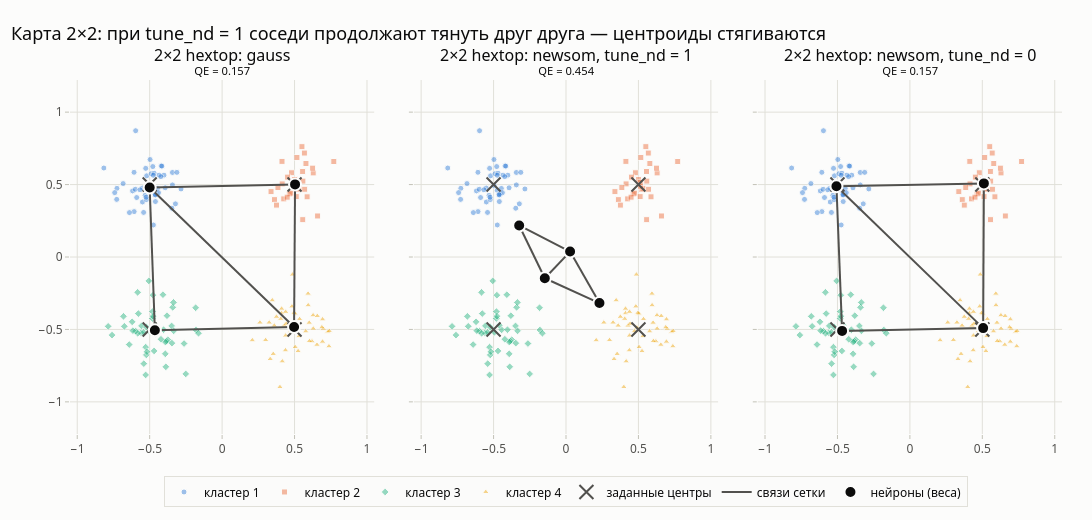

The notebook cell this image was saved under:
### Code cell
fig = make_subplots(rows=1, cols=3, horizontal_spacing=0.04,
                    subplot_titles=[f'2×2 hextop: {n}' for n, _ in RULES])
for ci, (name, _) in enumerate(RULES, start=1):
    som = rule_models[(2, 2, 'hextop', name)]
    m = som.metrics(X)
    add_points(fig, 1, ci, showlegend=ci == 1, opacity=0.45, size=6)
    fig.add_trace(go.Scatter(x=CENTERS[:, 0], y=CENTERS[:, 1], mode='markers', name='заданные центры',
                             showlegend=ci == 1, marker=dict(symbol='x-thin', size=14, line=dict(width=2, color=INK2))),
                  1, ci)
    for tr in map_traces(som, som.W, size=12):
        tr.showlegend = ci == 1
        fig.add_trace(tr, 1, ci)
    fig.update_xaxes(range=[-1.05, 1.05], dtick=0.5, row=1, col=ci)
    fig.update_yaxes(range=[-1.05, 1.05], dtick=0.5, row=1, col=ci, showticklabels=ci == 1,
                     scaleanchor=f'x{ci if ci > 1 else ""}')
    fig.layout.annotations[ci - 1].text += f'<br><sup>QE = {m["QE"]:.3f}</sup>'
fig.update_layout(title='Карта 2×2: при tune_nd = 1 соседи продолжают тянуть друг друга — центроиды стягиваются',
                  height=520, width=1300, legend=dict(orientation='h', x=0.5, xanchor='center', y=-0.12))
save(fig, '07_rules_2x2', width=1300, height=520)
fig.show()

### Figure 1 — Plotly figure (JSON) as saved in the notebook; plotly's stock layout.template omitted (floating-point values rounded to 4 significant figures)
{"data": [{"hovertemplate": "кластер 1<br>x = %{x:.3f}<br>y = %{y:.3f}<extra></extra>", "legendgroup": "c0", "marker": {"color": "#2a78d6", "line": {"color": "#fcfcfb", "width": 1}, "opacity": 0.45, "size": 6, "symbol": "circle"}, "mode": "markers", "name": "кластер 1", "showlegend": true, "type": "scatter", "x": [-0.4532, -0.5506, -0.7259, -0.5968, -0.4747, -0.5315, -0.618, -0.4461, -0.3929, -0.4973, -0.439, -0.5204, -0.2836, -0.5272, -0.5991, -0.4013, -0.4898, -0.8163, -0.6073, -0.4691, -0.5497, -0.4971, -0.3428, -0.4783, -0.523, -0.4347, -0.524, -0.4744, -0.4228, -0.6833, -0.6078, -0.7275, -0.4206, -0.7414, -0.4633, -0.3221, -0.4603, -0.3428, -0.5416, -0.3119, -0.4157, -0.4609, -0.5895, -0.3468, -0.5667, -0.4749, -0.6397], "xaxis": "x", "y": [0.4365, 0.4759, 0.4741, 0.8716, 0.4606, 0.4253, 0.4563, 0.4733, 0.4777, 0.6729, 0.4435, 0.5605, 0.4698, 0.6121, 0.4674, 0.5649, 0.5749, 0.6142, 0.3134, 0.5783, 0.3796, 0.4941, 0.5836, 0.6243, 0.3964, 0.5652, 0.4125, 0.2211, 0.555, 0.5069, 0.5847, 0.3977, 0.6293, 0.4443, 0.4319, 0.3668, 0.3827, 0.4976, 0.3078, 0.5842, 0.6273, 0.4285, 0.4105, 0.3367, 0.4641, 0.5643, 0.3065], "yaxis": "y"}, {"hovertemplate": "кластер 2<br>x = %{x:.3f}<br>y = %{y:.3f}<extra></extra>", "legendgroup": "c1", "marker": {"color": "#eb6834", "line": {"color": "#fcfcfb", "width": 1}, "opacity": 0.45, "size": 6, "symbol": "square"}, "mode": "markers", "name": "кластер 2", "showlegend": true, "type": "scatter", "x": [0.629, 0.5229, 0.5312, 0.5868, 0.5143, 0.5577, 0.771, 0.6591, 0.4638, 0.5566, 0.6248, 0.3616, 0.4149, 0.5681, 0.479, 0.5165, 0.5789, 0.3855, 0.4135, 0.5699, 0.4519, 0.4255, 0.5511, 0.4738, 0.3755, 0.5558, 0.501, 0.5123, 0.3378, 0.5118, 0.4494], "xaxis": "x", "y": [0.5805, 0.4663, 0.4741, 0.4156, 0.4882, 0.5239, 0.6593, 0.2833, 0.4353, 0.2578, 0.6134, 0.396, 0.5046, 0.7176, 0.5816, 0.687, 0.6454, 0.4796, 0.6599, 0.4676, 0.5515, 0.4011, 0.7618, 0.4409, 0.3581, 0.5904, 0.5353, 0.5147, 0.4513, 0.4168, 0.413], "yaxis": "y"}, {"hovertemplate": "кластер 3<br>x = %{x:.3f}<br>y = %{y:.3f}<extra></extra>", "legendgroup": "c2", "marker": {"color": "#1baf7a", "line": {"color": "#fcfcfb", "width": 1}, "opacity": 0.45, "size": 6, "symbol": "diamond"}, "mode": "markers", "name": "кластер 3", "showlegend": true, "type": "scatter", "x": [-0.5597, -0.3805, -0.251, -0.3741, -0.4802, -0.3409, -0.4772, -0.5416, -0.3826, -0.1826, -0.1804, -0.5563, -0.3921, -0.4442, -0.2627, -0.3463, -0.6411, -0.6748, -0.3485, -0.4083, -0.4603, -0.5404, -0.3884, -0.4041, -0.3345, -0.6209, -0.5823, -0.4938, -0.5277, -0.5278, -0.5231, -0.3355, -0.7866, -0.5186, -0.4219, -0.7596, -0.5218, -0.6808, -0.392, -0.5968, -0.5831, -0.4694, -0.6158, -0.1628, -0.4813, -0.5059, -0.5781, -0.4764], "xaxis": "x", "y": [-0.5226, -0.4053, -0.8071, -0.5708, -0.377, -0.3473, -0.2636, -0.5207, -0.581, -0.3503, -0.5039, -0.4755, -0.5863, -0.5025, -0.5973, -0.5946, -0.6043, -0.4785, -0.4759, -0.2603, -0.4713, -0.7362, -0.758, -0.5021, -0.51, -0.4474, -0.5266, -0.5198, -0.6223, -0.8141, -0.676, -0.3135, -0.4787, -0.6537, -0.5678, -0.5392, -0.4844, -0.4096, -0.6683, -0.5118, -0.2439, -0.6484, -0.5084, -0.5262, -0.4245, -0.165, -0.3907, -0.4088], "yaxis": "y"}, {"hovertemplate": "кластер 4<br>x = %{x:.3f}<br>y = %{y:.3f}<extra></extra>", "legendgroup": "c3", "marker": {"color": "#eda100", "line": {"color": "#fcfcfb", "width": 1}, "opacity": 0.45, "size": 6, "symbol": "triangle-up"}, "mode": "markers", "name": "кластер 4", "showlegend": true, "type": "scatter", "x": [0.7299, 0.5044, 0.4051, 0.6283, 0.6572, 0.5037, 0.5772, 0.5944, 0.5305, 0.5934, 0.4726, 0.4823, 0.2611, 0.655, 0.6936, 0.4286, 0.3005, 0.7375, 0.7398, 0.6293, 0.2086, 0.5247, 0.3248, 0.4156, 0.4111, 0.4384, 0.6986, 0.3531, 0.4966, 0.535, 0.4424, 0.4387, 0.332, 0.4373, 0.3754, 0.4861, 0.6204, 0.6011, 0.4109, 0.3992, 0.6032, 0.6932, 0.3464, 0.3602, 0.6885, 0.4895], "xaxis": "x", "y": [-0.5158, -0.6216, -0.4266, -0.4021, -0.4071, -0.3912, -0.5131, -0.3328, -0.5463, -0.2529, -0.512, -0.341, -0.4524, -0.6057, -0.4304, -0.4735, -0.5735, -0.6162, -0.5106, -0.4943, -0.5745, -0.6496, -0.4524, -0.7205, -0.3881, -0.3785, -0.4958, -0.6692, -0.3855, -0.4289, -0.4609, -0.5423, -0.7044, -0.644, -0.4128, -0.1211, -0.5823, -0.4536, -0.3567, -0.8976, -0.5802, -0.5845, -0.2987, -0.4736, -0.4851, -0.4867], "yaxis": "y"}, {"marker": {"line": {"color": "#52514e", "width": 2}, "size": 14, "symbol": "x-thin"}, "mode": "markers", "name": "заданные центры", "showlegend": true, "type": "scatter", "x": [-0.5, 0.5, -0.5, 0.5], "xaxis": "x", "y": [0.5, 0.5, -0.5, -0.5], "yaxis": "y"}, {"hoverinfo": "skip", "line": {"color": "#52514e", "width": 2}, "mode": "lines", "name": "связи сетки", "showlegend": true, "type": "scatter", "x": [0.5036, -0.4999, null, 0.5036, 0.4969, null, -0.4999, 0.4969, null, -0.4999, -0.4641, null, 0.4969, -0.4641, null], "xaxis": "x", "y": [0.5011, 0.48, null, 0.5011, -0.4838, null, 0.48, -0.4838, null, 0.48, -0.506, null, -0.4838, -0.506, null], "yaxis": "y"}, {"customdata": [1, 2, 3, 4], "hovertemplate": "нейрон %{customdata}<br>w = (%{x:.3f}; %{y:.3f})<extra></extra>", "marker": {"color": "#0b0b0b", "line": {"color": "#fcfcfb", "width": 2}, "size": 12}, "mode": "markers", "name": "нейроны (веса)", "showlegend": true, "type": "scatter", "x": [0.5036, -0.4999, 0.4969, -0.4641], "xaxis": "x", "y": [0.5011, 0.48, -0.4838, -0.506], "yaxis": "y"}, {"hovertemplate": "кластер 1<br>x = %{x:.3f}<br>y = %{y:.3f}<extra></extra>", "legendgroup": "c0", "marker": {"color": "#2a78d6", "line": {"color": "#fcfcfb", "width": 1}, "opacity": 0.45, "size": 6, "symbol": "circle"}, "mode": "markers", "name": "кластер 1", "showlegend": false, "type": "scatter", "x": [-0.4532, -0.5506, -0.7259, -0.5968, -0.4747, -0.5315, -0.618, -0.4461, -0.3929, -0.4973, -0.439, -0.5204, -0.2836, -0.5272, -0.5991, -0.4013, -0.4898, -0.8163, -0.6073, -0.4691, -0.5497, -0.4971, -0.3428, -0.4783, -0.523, -0.4347, -0.524, -0.4744, -0.4228, -0.6833, -0.6078, -0.7275, -0.4206, -0.7414, -0.4633, -0.3221, -0.4603, -0.3428, -0.5416, -0.3119, -0.4157, -0.4609, -0.5895, -0.3468, -0.5667, -0.4749, -0.6397], "xaxis": "x2", "y": [0.4365, 0.4759, 0.4741, 0.8716, 0.4606, 0.4253, 0.4563, 0.4733, 0.4777, 0.6729, 0.4435, 0.5605, 0.4698, 0.6121, 0.4674, 0.5649, 0.5749, 0.6142, 0.3134, 0.5783, 0.3796, 0.4941, 0.5836, 0.6243, 0.3964, 0.5652, 0.4125, 0.2211, 0.555, 0.5069, 0.5847, 0.3977, 0.6293, 0.4443, 0.4319, 0.3668, 0.3827, 0.4976, 0.3078, 0.5842, 0.6273, 0.4285, 0.4105, 0.3367, 0.4641, 0.5643, 0.3065], "yaxis": "y2"}, {"hovertemplate": "кластер 2<br>x = %{x:.3f}<br>y = %{y:.3f}<extra></extra>", "legendgroup": "c1", "marker": {"color": "#eb6834", "line": {"color": "#fcfcfb", "width": 1}, "opacity": 0.45, "size": 6, "symbol": "square"}, "mode": "markers", "name": "кластер 2", "showlegend": false, "type": "scatter", "x": [0.629, 0.5229, 0.5312, 0.5868, 0.5143, 0.5577, 0.771, 0.6591, 0.4638, 0.5566, 0.6248, 0.3616, 0.4149, 0.5681, 0.479, 0.5165, 0.5789, 0.3855, 0.4135, 0.5699, 0.4519, 0.4255, 0.5511, 0.4738, 0.3755, 0.5558, 0.501, 0.5123, 0.3378, 0.5118, 0.4494], "xaxis": "x2", "y": [0.5805, 0.4663, 0.4741, 0.4156, 0.4882, 0.5239, 0.6593, 0.2833, 0.4353, 0.2578, 0.6134, 0.396, 0.5046, 0.7176, 0.5816, 0.687, 0.6454, 0.4796, 0.6599, 0.4676, 0.5515, 0.4011, 0.7618, 0.4409, 0.3581, 0.5904, 0.5353, 0.5147, 0.4513, 0.4168, 0.413], "yaxis": "y2"}, {"hovertemplate": "кластер 3<br>x = %{x:.3f}<br>y = %{y:.3f}<extra></extra>", "legendgroup": "c2", "marker": {"color": "#1baf7a", "line": {"color": "#fcfcfb", "width": 1}, "opacity": 0.45, "size": 6, "symbol": "diamond"}, "mode": "markers", "name": "кластер 3", "showlegend": false, "type": "scatter", "x": [-0.5597, -0.3805, -0.251, -0.3741, -0.4802, -0.3409, -0.4772, -0.5416, -0.3826, -0.1826, -0.1804, -0.5563, -0.3921, -0.4442, -0.2627, -0.3463, -0.6411, -0.6748, -0.3485, -0.4083, -0.4603, -0.5404, -0.3884, -0.4041, -0.3345, -0.6209, -0.5823, -0.4938, -0.5277, -0.5278, -0.5231, -0.3355, -0.7866, -0.5186, -0.4219, -0.7596, -0.5218, -0.6808, -0.392, -0.5968, -0.5831, -0.4694, -0.6158, -0.1628, -0.4813, -0.5059, -0.5781, -0.4764], "xaxis": "x2", "y": [-0.5226, -0.4053, -0.8071, -0.5708, -0.377, -0.3473, -0.2636, -0.5207, -0.581, -0.3503, -0.5039, -0.4755, -0.5863, -0.5025, -0.5973, -0.5946, -0.6043, -0.4785, -0.4759, -0.2603, -0.4713, -0.7362, -0.758, -0.5021, -0.51, -0.4474, -0.5266, -0.5198, -0.6223, -0.8141, -0.676, -0.3135, -0.4787, -0.6537, -0.5678, -0.5392, -0.4844, -0.4096, -0.6683, -0.5118, -0.2439, -0.6484, -0.5084, -0.5262, -0.4245, -0.165, -0.3907, -0.4088], "yaxis": "y2"}, {"hovertemplate": "кластер 4<br>x = %{x:.3f}<br>y = %{y:.3f}<extra></extra>", "legendgroup": "c3", "marker": {"color": "#eda100", "line": {"color": "#fcfcfb", "width": 1}, "opacity": 0.45, "size": 6, "symbol": "triangle-up"}, "mode": "markers", "name": "кластер 4", "showlegend": false, "type": "scatter", "x": [0.7299, 0.5044, 0.4051, 0.6283, 0.6572, 0.5037, 0.5772, 0.5944, 0.5305, 0.5934, 0.4726, 0.4823, 0.2611, 0.655, 0.6936, 0.4286, 0.3005, 0.7375, 0.7398, 0.6293, 0.2086, 0.5247, 0.3248, 0.4156, 0.4111, 0.4384, 0.6986, 0.3531, 0.4966, 0.535, 0.4424, 0.4387, 0.332, 0.4373, 0.3754, 0.4861, 0.6204, 0.6011, 0.4109, 0.3992, 0.6032, 0.6932, 0.3464, 0.3602, 0.6885, 0.4895], "xaxis": "x2", "y": [-0.5158, -0.6216, -0.4266, -0.4021, -0.4071, -0.3912, -0.5131, -0.3328, -0.5463, -0.2529, -0.512, -0.341, -0.4524, -0.6057, -0.4304, -0.4735, -0.5735, -0.6162, -0.5106, -0.4943, -0.5745, -0.6496, -0.4524, -0.7205, -0.3881, -0.3785, -0.4958, -0.6692, -0.3855, -0.4289, -0.4609, -0.5423, -0.7044, -0.644, -0.4128, -0.1211, -0.5823, -0.4536, -0.3567, -0.8976, -0.5802, -0.5845, -0.2987, -0.4736, -0.4851, -0.4867], "yaxis": "y2"}, {"marker": {"line": {"color": "#52514e", "width": 2}, "size": 14, "symbol": "x-thin"}, "mode": "markers", "name": "заданные центры", "showlegend": false, "type": "scatter", "x": [-0.5, 0.5, -0.5, 0.5], "xaxis": "x2", "y": [0.5, 0.5, -0.5, -0.5], "yaxis": "y2"}, {"hoverinfo": "skip", "line": {"color": "#52514e", "width": 2}, "mode": "lines", "name": "связи сетки", "showlegend": false, "type": "scatter", "x": [-0.3232, -0.1463, null, -0.3232, 0.02828, null, -0.1463, 0.02828, null, -0.1463, 0.2309, null, 0.02828, 0.2309, null], "xaxis": "x2", "y": [0.2179, -0.1467, null, 0.2179, 0.03743, null, -0.1467, 0.03743, null, -0.1467, -0.3179, null, 0.03743, -0.3179, null], "yaxis": "y2"}, {"customdata": [1, 2, 3, 4], "hovertemplate": "нейрон %{customdata}<br>w = (%{x:.3f}; %{y:.3f})<extra></extra>", "marker": {"color": "#0b0b0b", "line": {"color": "#fcfcfb", "width": 2}, "size": 12}, "mode": "markers", "name": "нейроны (веса)", "showlegend": false, "type": "scatter", "x": [-0.3232, -0.1463, 0.02828, 0.2309], "xaxis": "x2", "y": [0.2179, -0.1467, 0.03743, -0.3179], "yaxis": "y2"}, {"hovertemplate": "кластер 1<br>x = %{x:.3f}<br>y = %{y:.3f}<extra></extra>", "legendgroup": "c0", "marker": {"color": "#2a78d6", "line": {"color": "#fcfcfb", "width": 1}, "opacity": 0.45, "size": 6, "symbol": "circle"}, "mode": "markers", "name": "кластер 1", "showlegend": false, "type": "scatter", "x": [-0.4532, -0.5506, -0.7259, -0.5968, -0.4747, -0.5315, -0.618, -0.4461, -0.3929, -0.4973, -0.439, -0.5204, -0.2836, -0.5272, -0.5991, -0.4013, -0.4898, -0.8163, -0.6073, -0.4691, -0.5497, -0.4971, -0.3428, -0.4783, -0.523, -0.4347, -0.524, -0.4744, -0.4228, -0.6833, -0.6078, -0.7275, -0.4206, -0.7414, -0.4633, -0.3221, -0.4603, -0.3428, -0.5416, -0.3119, -0.4157, -0.4609, -0.5895, -0.3468, -0.5667, -0.4749, -0.6397], "xaxis": "x3", "y": [0.4365, 0.4759, 0.4741, 0.8716, 0.4606, 0.4253, 0.4563, 0.4733, 0.4777, 0.6729, 0.4435, 0.5605, 0.4698, 0.6121, 0.4674, 0.5649, 0.5749, 0.6142, 0.3134, 0.5783, 0.3796, 0.4941, 0.5836, 0.6243, 0.3964, 0.5652, 0.4125, 0.2211, 0.555, 0.5069, 0.5847, 0.3977, 0.6293, 0.4443, 0.4319, 0.3668, 0.3827, 0.4976, 0.3078, 0.5842, 0.6273, 0.4285, 0.4105, 0.3367, 0.4641, 0.5643, 0.3065], "yaxis": "y3"}, {"hovertemplate": "кластер 2<br>x = %{x:.3f}<br>y = %{y:.3f}<extra></extra>", "legendgroup": "c1", "marker": {"color": "#eb6834", "line": {"color": "#fcfcfb", "width": 1}, "opacity": 0.45, "size": 6, "symbol": "square"}, "mode": "markers", "name": "кластер 2", "showlegend": false, "type": "scatter", "x": [0.629, 0.5229, 0.5312, 0.5868, 0.5143, 0.5577, 0.771, 0.6591, 0.4638, 0.5566, 0.6248, 0.3616, 0.4149, 0.5681, 0.479, 0.5165, 0.5789, 0.3855, 0.4135, 0.5699, 0.4519, 0.4255, 0.5511, 0.4738, 0.3755, 0.5558, 0.501, 0.5123, 0.3378, 0.5118, 0.4494], "xaxis": "x3", "y": [0.5805, 0.4663, 0.4741, 0.4156, 0.4882, 0.5239, 0.6593, 0.2833, 0.4353, 0.2578, 0.6134, 0.396, 0.5046, 0.7176, 0.5816, 0.687, 0.6454, 0.4796, 0.6599, 0.4676, 0.5515, 0.4011, 0.7618, 0.4409, 0.3581, 0.5904, 0.5353, 0.5147, 0.4513, 0.4168, 0.413], "yaxis": "y3"}, {"hovertemplate": "кластер 3<br>x = %{x:.3f}<br>y = %{y:.3f}<extra></extra>", "legendgroup": "c2", "marker": {"color": "#1baf7a", "line": {"color": "#fcfcfb", "width": 1}, "opacity": 0.45, "size": 6, "symbol": "diamond"}, "mode": "markers", "name": "кластер 3", "showlegend": false, "type": "scatter", "x": [-0.5597, -0.3805, -0.251, -0.3741, -0.4802, -0.3409, -0.4772, -0.5416, -0.3826, -0.1826, -0.1804, -0.5563, -0.3921, -0.4442, -0.2627, -0.3463, -0.6411, -0.6748, -0.3485, -0.4083, -0.4603, -0.5404, -0.3884, -0.4041, -0.3345, -0.6209, -0.5823, -0.4938, -0.5277, -0.5278, -0.5231, -0.3355, -0.7866, -0.5186, -0.4219, -0.7596, -0.5218, -0.6808, -0.392, -0.5968, -0.5831, -0.4694, -0.6158, -0.1628, -0.4813, -0.5059, -0.5781, -0.4764], "xaxis": "x3", "y": [-0.5226, -0.4053, -0.8071, -0.5708, -0.377, -0.3473, -0.2636, -0.5207, -0.581, -0.3503, -0.5039, -0.4755, -0.5863, -0.5025, -0.5973, -0.5946, -0.6043, -0.4785, -0.4759, -0.2603, -0.4713, -0.7362, -0.758, -0.5021, -0.51, -0.4474, -0.5266, -0.5198, -0.6223, -0.8141, -0.676, -0.3135, -0.4787, -0.6537, -0.5678, -0.5392, -0.4844, -0.4096, -0.6683, -0.5118, -0.2439, -0.6484, -0.5084, -0.5262, -0.4245, -0.165, -0.3907, -0.4088], "yaxis": "y3"}, {"hovertemplate": "кластер 4<br>x = %{x:.3f}<br>y = %{y:.3f}<extra></extra>", "legendgroup": "c3", "marker": {"color": "#eda100", "line": {"color": "#fcfcfb", "width": 1}, "opacity": 0.45, "size": 6, "symbol": "triangle-up"}, "mode": "markers", "name": "кластер 4", "showlegend": false, "type": "scatter", "x": [0.7299, 0.5044, 0.4051, 0.6283, 0.6572, 0.5037, 0.5772, 0.5944, 0.5305, 0.5934, 0.4726, 0.4823, 0.2611, 0.655, 0.6936, 0.4286, 0.3005, 0.7375, 0.7398, 0.6293, 0.2086, 0.5247, 0.3248, 0.4156, 0.4111, 0.4384, 0.6986, 0.3531, 0.4966, 0.535, 0.4424, 0.4387, 0.332, 0.4373, 0.3754, 0.4861, 0.6204, 0.6011, 0.4109, 0.3992, 0.6032, 0.6932, 0.3464, 0.3602, 0.6885, 0.4895], "xaxis": "x3", "y": [-0.5158, -0.6216, -0.4266, -0.4021, -0.4071, -0.3912, -0.5131, -0.3328, -0.5463, -0.2529, -0.512, -0.341, -0.4524, -0.6057, -0.4304, -0.4735, -0.5735, -0.6162, -0.5106, -0.4943, -0.5745, -0.6496, -0.4524, -0.7205, -0.3881, -0.3785, -0.4958, -0.6692, -0.3855, -0.4289, -0.4609, -0.5423, -0.7044, -0.644, -0.4128, -0.1211, -0.5823, -0.4536, -0.3567, -0.8976, -0.5802, -0.5845, -0.2987, -0.4736, -0.4851, -0.4867], "yaxis": "y3"}, {"marker": {"line": {"color": "#52514e", "width": 2}, "size": 14, "symbol": "x-thin"}, "mode": "markers", "name": "заданные центры", "showlegend": false, "type": "scatter", "x": [-0.5, 0.5, -0.5, 0.5], "xaxis": "x3", "y": [0.5, 0.5, -0.5, -0.5], "yaxis": "y3"}, {"hoverinfo": "skip", "line": {"color": "#52514e", "width": 2}, "mode": "lines", "name": "связи сетки", "showlegend": false, "type": "scatter", "x": [0.5107, 0.5056, null, 0.5107, -0.507, null, 0.5056, -0.507, null, 0.5056, -0.468, null, -0.507, -0.468, null], "xaxis": "x3", "y": [0.508, -0.4909, null, 0.508, 0.4882, null, -0.4909, 0.4882, null, -0.4909, -0.5102, null, 0.4882, -0.5102, null], "yaxis": "y3"}, {"customdata": [1, 2, 3, 4], "hovertemplate": "нейрон %{customdata}<br>w = (%{x:.3f}; %{y:.3f})<extra></extra>", "marker": {"color": "#0b0b0b", "line": {"color": "#fcfcfb", "width": 2}, "size": 12}, "mode": "markers", "name": "нейроны (веса)", "showlegend": false, "type": "scatter", "x": [0.5107, 0.5056, -0.507, -0.468], "xaxis": "x3", "y": [0.508, -0.4909, 0.4882, -0.5102], "yaxis": "y3"}], "layout": {"annotations": [{"font": {"size": 16}, "showarrow": false, "text": "2×2 hextop: gauss<br><sup>QE = 0.157</sup>", "x": 0.1533, "xanchor": "center", "xref": "paper", "y": 1.0, "yanchor": "bottom", "yref": "paper"}, {"font": {"size": 16}, "showarrow": false, "text": "2×2 hextop: newsom, tune_nd = 1<br><sup>QE = 0.454</sup>", "x": 0.5, "xanchor": "center", "xref": "paper", "y": 1.0, "yanchor": "bottom", "yref": "paper"}, {"font": {"size": 16}, "showarrow": false, "text": "2×2 hextop: newsom, tune_nd = 0<br><sup>QE = 0.157</sup>", "x": 0.8467, "xanchor": "center", "xref": "paper", "y": 1.0, "yanchor": "bottom", "yref": "paper"}], "height": 520, "legend": {"orientation": "h", "x": 0.5, "xanchor": "center", "y": -0.12}, "title": {"text": "Карта 2×2: при tune_nd = 1 соседи продолжают тянуть друг друга — центроиды стягиваются"}, "width": 1300, "xaxis": {"anchor": "y", "domain": [0.0, 0.3067], "dtick": 0.5, "range": [-1.05, 1.05]}, "xaxis2": {"anchor": "y2", "domain": [0.3467, 0.6533], "dtick": 0.5, "range": [-1.05, 1.05]}, "xaxis3": {"anchor": "y3", "domain": [0.6933, 1.0], "dtick": 0.5, "range": [-1.05, 1.05]}, "yaxis": {"anchor": "x", "domain": [0.0, 1.0], "dtick": 0.5, "range": [-1.05, 1.05], "scaleanchor": "x", "showticklabels": true}, "yaxis2": {"anchor": "x2", "domain": [0.0, 1.0], "dtick": 0.5, "range": [-1.05, 1.05], "scaleanchor": "x2", "showticklabels": false}, "yaxis3": {"anchor": "x3", "domain": [0.0, 1.0], "dtick": 0.5, "range": [-1.05, 1.05], "scaleanchor": "x3", "showticklabels": false}}}
